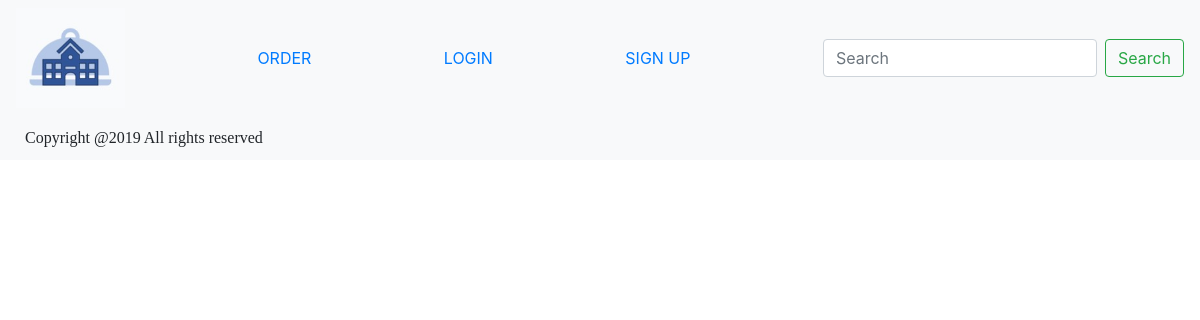
Before: /public/pages/draft.php with the older database file.
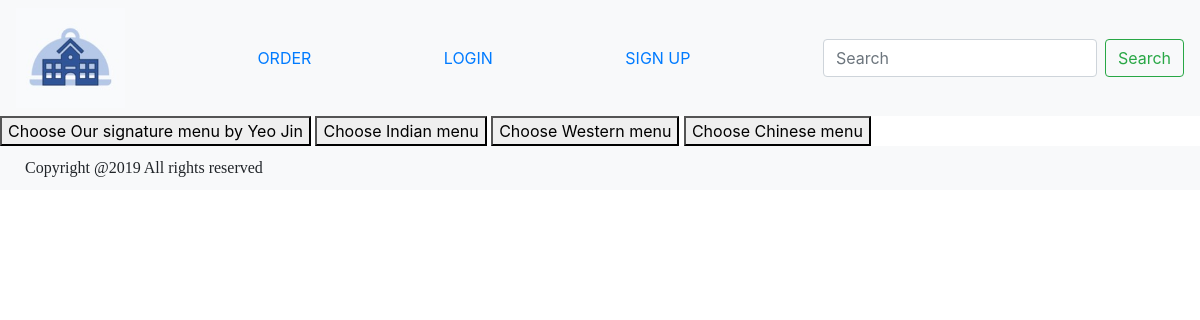
After: the same page with the newer database file.
### tables this page shows
CREATE TABLE list_of_menus (
                      menu_id int(10) UNSIGNED NOT NULL AUTO_INCREMENT,
                      menu_name varchar(100) NOT NULL,
                      visibility smallint default 1,
                      last_update TIMESTAMP NOT NULL DEFAULT CURRENT_TIMESTAMP ON UPDATE CURRENT_TIMESTAMP,
                      PRIMARY KEY (menu_id)
);

### private/functions.php (called while the page is built, shortened)
<?php
function url_for($script_path) {
    if($script_path[0] != '/'){
        $script_path = "/" . $script_path;
    }
    return WWW_ROOT . $script_path;
}
function get_list_of_menus ($db) {
    $query = "SELECT DISTINCT * FROM list_of_menus WHERE visibility = '1'";
    $result = mysqli_query($db, $query);
    $data = [];
    while($row = mysqli_fetch_assoc($result)) {
        array_push($data,$row);
    }
    return $data;
}
?>

### public/pages/check_log_in_status.php (called while the page is built)
<?php if (isset($_SESSION['credential'])) {
    $user_email = $_SESSION['credential'];
    $data = get_data($db,$user_email,"parent","email_address");
    $acc_type = $_SESSION['acc_type'];
    $user_id = $_SESSION['user_id'];
    $id_field = $_SESSION['id_field'];
    $not_log_in = false;
}else {
    $not_log_in = true;
}

### public/pages/draft.php (the view, shortened to what this page needs)
<?php include($_SERVER['DOCUMENT_ROOT'] . "/COMP0034_GroupK/private/initialize.php"); ?>
<?php require_once('check_log_in_status.php');
require_once('../../private/shared/pages_header.php');?>
<div>
    <?php $list_menus = get_list_of_menus($db);
    for ($i = 0; $i < count($list_menus); $i++) {;?>
    <button onclick="generate_menu(<?php echo $list_menus[$i]['menu_id'];?>)">Choose <?php echo $list_menus[$i]['menu_name'];?></button>
    <?php }?>
</div>
<?php require_once('../../private/shared/pages_footer.php');?>

### private/shared/pages_header.php (shortened to what this page needs)
<!DOCTYPE html>
<html lang="en">
<head>
    <link rel="stylesheet" href="<?php echo url_for('/stylesheets/dinnersDirect.css');?>">
    <link rel="stylesheet" href="<?php echo url_for('/stylesheets/bootstrap.css');?>">
</head>
<body>
    <div class="navbar navbar-light bg-light">
        <a href="<?php echo url_for('/pages/index.php'); ?>" class="a">
            <img src="../../public/img/logo.jpg" alt="DinnersDirect Logo" height="100" />
        </a>
        <a href="<?php echo url_for('/pages/order.php'); ?>">ORDER</a>
        <?php if($not_log_in) { ?>
            <a href="<?php echo url_for('/pages/login.php'); ?>">LOGIN</a>
            <a href="<?php echo url_for('/pages/signup.php'); ?>">SIGN UP</a>
        <?php }else {?>
            <a href="<?php echo url_for('/pages/myaccount.php'); ?>">MY ACCOUNT</a>
            <a href="<?php echo url_for('/pages/log_out.php'); ?>">LOG OUT</a>
        <?php }?>
        <form class="form-inline my-2 my-lg-0">
            <input class="form-control mr-sm-2" type="search" placeholder="Search" aria-label="Search">
            <button class="btn btn-outline-success my-2 my-sm-0" type="submit">Search</button>
        </form>
    </div>

### private/shared/pages_footer.php (shortened to what this page needs)
<footer class="myfooter" >
    <div class="container-fluid">
        Copyright @2019 All rights reserved
    </div>
</footer>
</body>
</html>

### public/stylesheets/dinnersDirect.css (style rules this page uses)
.myfooter { background-color: #f8f9fa; font-size: 16px; padding:10px; width:100%; }
body { height:100%; }
h1, .container, .container-fluid { font-family: Palatino !important; }

Changed rows visible on the page:
added list_of_menus: menu_name "Our signature menu by Yeo Jin"
added list_of_menus: menu_name "Indian menu"
added list_of_menus: menu_name "Western menu"
added list_of_menus: menu_name "Chinese menu"
